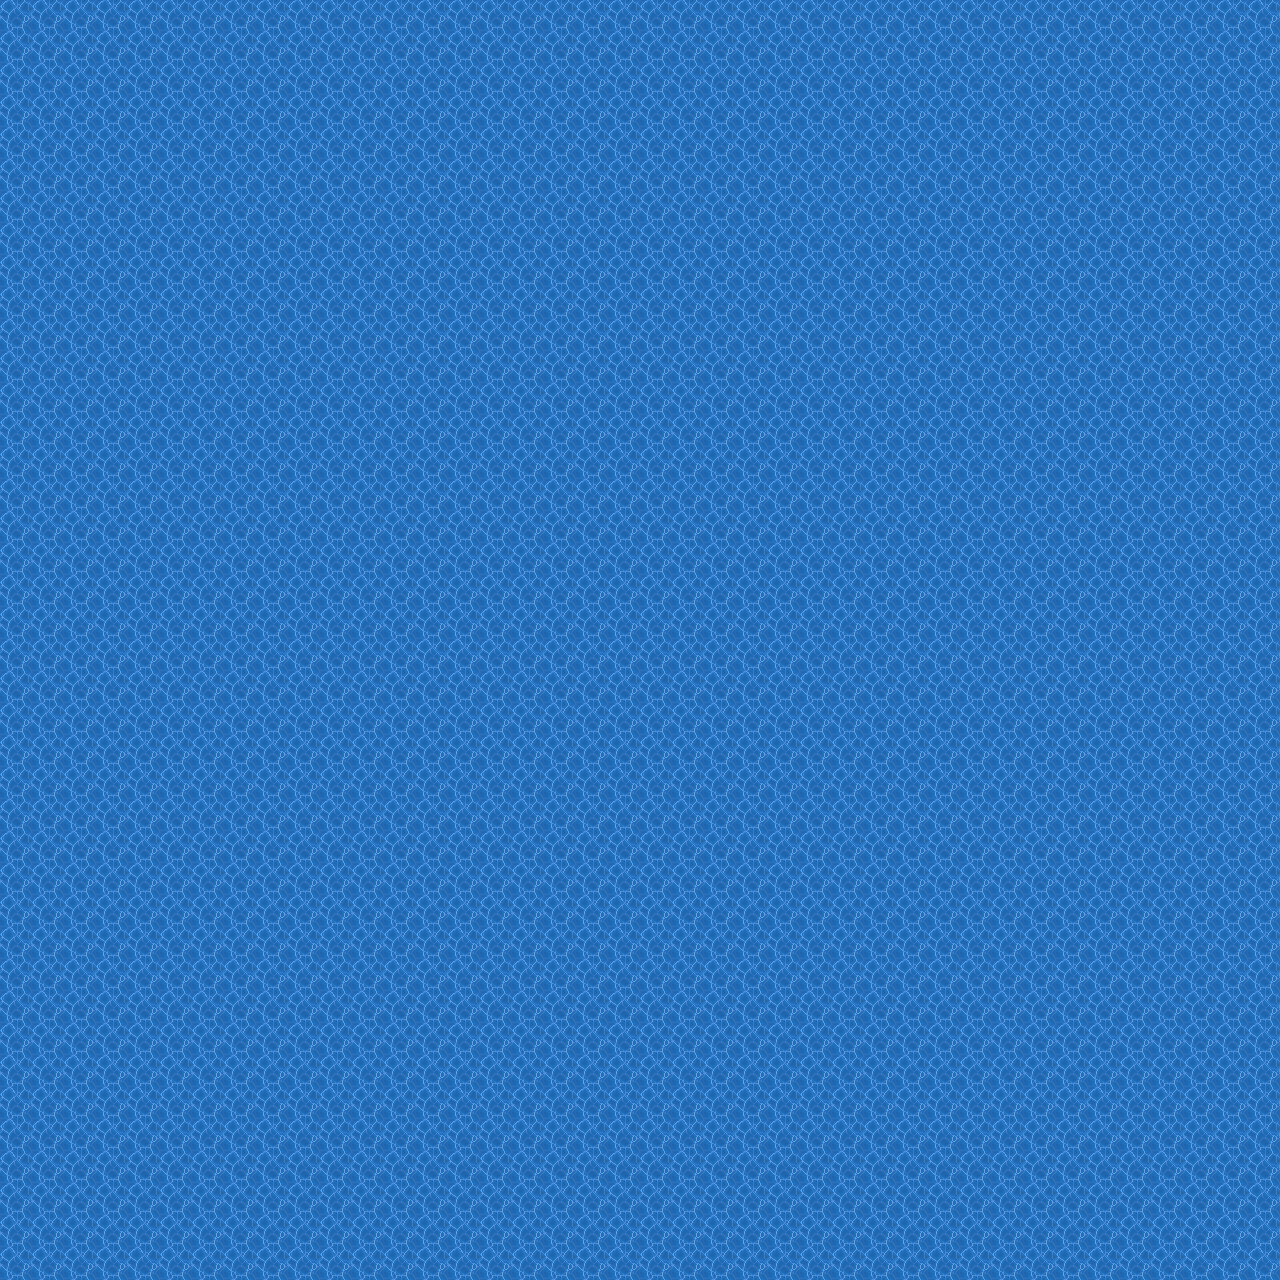

A 2D game scene composited from a Tiled map and its tileset images. What follows is a short description and the map's XML, with every tile layer's data as written:
An orthogonal 40x40 tile map with 32x32 px tiles, 1 tile layer (Tile Layer 1), 2 tilesets.

<map version="1.2" tiledversion="1.2.1" orientation="orthogonal" renderorder="right-down" width="40" height="40" tilewidth="32" tileheight="32" infinite="0" nextlayerid="3" nextobjectid="1">
 <tileset firstgid="1" source="sea.tsx" />
 <tileset firstgid="50" source="sea.tsx" />
 <layer id="1" name="Tile Layer 1" width="40" height="40" locked="1">
  <data encoding="csv">
79,79,79,79,79,79,79,79,79,79,79,79,79,79,79,79,79,79,79,79,79,79,79,79,79,79,79,79,79,79,79,79,79,79,79,79,79,79,79,79,
79,79,79,79,79,79,79,79,79,79,79,79,79,79,79,79,79,79,79,79,79,79,79,79,79,79,79,79,79,79,79,79,79,79,79,79,79,79,79,79,
79,79,79,79,79,79,79,79,79,79,79,79,79,79,79,79,79,79,79,79,79,79,79,79,79,79,79,79,79,79,79,79,79,79,79,79,79,79,79,79,
79,79,79,79,79,79,79,79,79,79,79,79,79,79,79,79,79,79,79,79,79,79,79,79,79,79,79,79,79,79,79,79,79,79,79,79,79,79,79,79,
79,79,79,79,79,79,79,79,79,79,79,79,79,79,79,79,79,79,79,79,79,79,79,79,79,79,79,79,79,79,79,79,79,79,79,79,79,79,79,79,
79,79,79,79,79,79,79,79,79,79,79,79,79,79,79,79,79,79,79,79,79,79,79,79,79,79,79,79,79,79,79,79,79,79,79,79,79,79,79,79,
79,79,79,79,79,79,79,79,79,79,79,79,79,79,79,79,79,79,79,79,79,79,79,79,79,79,79,79,79,79,79,79,79,79,79,79,79,79,79,79,
79,79,79,79,79,79,79,79,79,79,79,79,79,79,79,79,79,79,79,79,79,79,79,79,79,79,79,79,79,79,79,79,79,79,79,79,79,79,79,79,
79,79,79,79,79,79,79,79,79,79,79,79,79,79,79,79,79,79,79,79,79,79,79,79,79,79,79,79,79,79,79,79,79,79,79,79,79,79,79,79,
79,79,79,79,79,79,79,79,79,79,79,79,79,79,79,79,79,79,79,79,79,79,79,79,79,79,79,79,79,79,79,79,79,79,79,79,79,79,79,79,
79,79,79,79,79,79,79,79,79,79,79,79,79,79,79,79,79,79,79,79,79,79,79,79,79,79,79,79,79,79,79,79,79,79,79,79,79,79,79,79,
79,79,79,79,79,79,79,79,79,79,79,79,79,79,79,79,79,79,79,79,79,79,79,79,79,79,79,79,79,79,79,79,79,79,79,79,79,79,79,79,
79,79,79,79,79,79,79,79,79,79,79,79,79,79,79,79,79,79,79,79,79,79,79,79,79,79,79,79,79,79,79,79,79,79,79,79,79,79,79,79,
79,79,79,79,79,79,79,79,79,79,79,79,79,79,79,79,79,79,79,79,79,79,79,79,79,79,79,79,79,79,79,79,79,79,79,79,79,79,79,79,
79,79,79,79,79,79,79,79,79,79,79,79,79,79,79,79,79,79,79,79,79,79,79,79,79,79,79,79,79,79,79,79,79,79,79,79,79,79,79,79,
79,79,79,79,79,79,79,79,79,79,79,79,79,79,79,79,79,79,79,79,79,79,79,79,79,79,79,79,79,79,79,79,79,79,79,79,79,79,79,79,
79,79,79,79,79,79,79,79,79,79,79,79,79,79,79,79,79,79,79,79,79,79,79,79,79,79,79,79,79,79,79,79,79,79,79,79,79,79,79,79,
79,79,79,79,79,79,79,79,79,79,79,79,79,79,79,79,79,79,79,79,79,79,79,79,79,79,79,79,79,79,79,79,79,79,79,79,79,79,79,79,
79,79,79,79,79,79,79,79,79,79,79,79,79,79,79,79,79,79,79,79,79,79,79,79,79,79,79,79,79,79,79,79,79,79,79,79,79,79,79,79,
79,79,79,79,79,79,79,79,79,79,79,79,79,79,79,79,79,79,79,79,79,79,79,79,79,79,79,79,79,79,79,79,79,79,79,79,79,79,79,79,
79,79,79,79,79,79,79,79,79,79,79,79,79,79,79,79,79,79,79,79,79,79,79,79,79,79,79,79,79,79,79,79,79,79,79,79,79,79,79,79,
79,79,79,79,79,79,79,79,79,79,79,79,79,79,79,79,79,79,79,79,79,79,79,79,79,79,79,79,79,79,79,79,79,79,79,79,79,79,79,79,
79,79,79,79,79,79,79,79,79,79,79,79,79,79,79,79,79,79,79,79,79,79,79,79,79,79,79,79,79,79,79,79,79,79,79,79,79,79,79,79,
79,79,79,79,79,79,79,79,79,79,79,79,79,79,79,79,79,79,79,79,79,79,79,79,79,79,79,79,79,79,79,79,79,79,79,79,79,79,79,79,
79,79,79,79,79,79,79,79,79,79,79,79,79,79,79,79,79,79,79,79,79,79,79,79,79,79,79,79,79,79,79,79,79,79,79,79,79,79,79,79,
79,79,79,79,79,79,79,79,79,79,79,79,79,79,79,79,79,79,79,79,79,79,79,79,79,79,79,79,79,79,79,79,79,79,79,79,79,79,79,79,
79,79,79,79,79,79,79,79,79,79,79,79,79,79,79,79,79,79,79,79,79,79,79,79,79,79,79,79,79,79,79,79,79,79,79,79,79,79,79,79,
79,79,79,79,79,79,79,79,79,79,79,79,79,79,79,79,79,79,79,79,79,79,79,79,79,79,79,79,79,79,79,79,79,79,79,79,79,79,79,79,
79,79,79,79,79,79,79,79,79,79,79,79,79,79,79,79,79,79,79,79,79,79,79,79,79,79,79,79,79,79,79,79,79,79,79,79,79,79,79,79,
79,79,79,79,79,79,79,79,79,79,79,79,79,79,79,79,79,79,79,79,79,79,79,79,79,79,79,79,79,79,79,79,79,79,79,79,79,79,79,79,
79,79,79,79,79,79,79,79,79,79,79,79,79,79,79,79,79,79,79,79,79,79,79,79,79,79,79,79,79,79,79,79,79,79,79,79,79,79,79,79,
79,79,79,79,79,79,79,79,79,79,79,79,79,79,79,79,79,79,79,79,79,79,79,79,79,79,79,79,79,79,79,79,79,79,79,79,79,79,79,79,
79,79,79,79,79,79,79,79,79,79,79,79,79,79,79,79,79,79,79,79,79,79,79,79,79,79,79,79,79,79,79,79,79,79,79,79,79,79,79,79,
79,79,79,79,79,79,79,79,79,79,79,79,79,79,79,79,79,79,79,79,79,79,79,79,79,79,79,79,79,79,79,79,79,79,79,79,79,79,79,79,
79,79,79,79,79,79,79,79,79,79,79,79,79,79,79,79,79,79,79,79,79,79,79,79,79,79,79,79,79,79,79,79,79,79,79,79,79,79,79,79,
79,79,79,79,79,79,79,79,79,79,79,79,79,79,79,79,79,79,79,79,79,79,79,79,79,79,79,79,79,79,79,79,79,79,79,79,79,79,79,79,
79,79,79,79,79,79,79,79,79,79,79,79,79,79,79,79,79,79,79,79,79,79,79,79,79,79,79,79,79,79,79,79,79,79,79,79,79,79,79,79,
79,79,79,79,79,79,79,79,79,79,79,79,79,79,79,79,79,79,79,79,79,79,79,79,79,79,79,79,79,79,79,79,79,79,79,79,79,79,79,79,
79,79,79,79,79,79,79,79,79,79,79,79,79,79,79,79,79,79,79,79,79,79,79,79,79,79,79,79,79,79,79,79,79,79,79,79,79,79,79,79,
79,79,79,79,79,79,79,79,79,79,79,79,79,79,79,79,79,79,79,79,79,79,79,79,79,79,79,79,79,79,79,79,79,79,79,79,79,79,79,79
</data>
 </layer>
</map>
